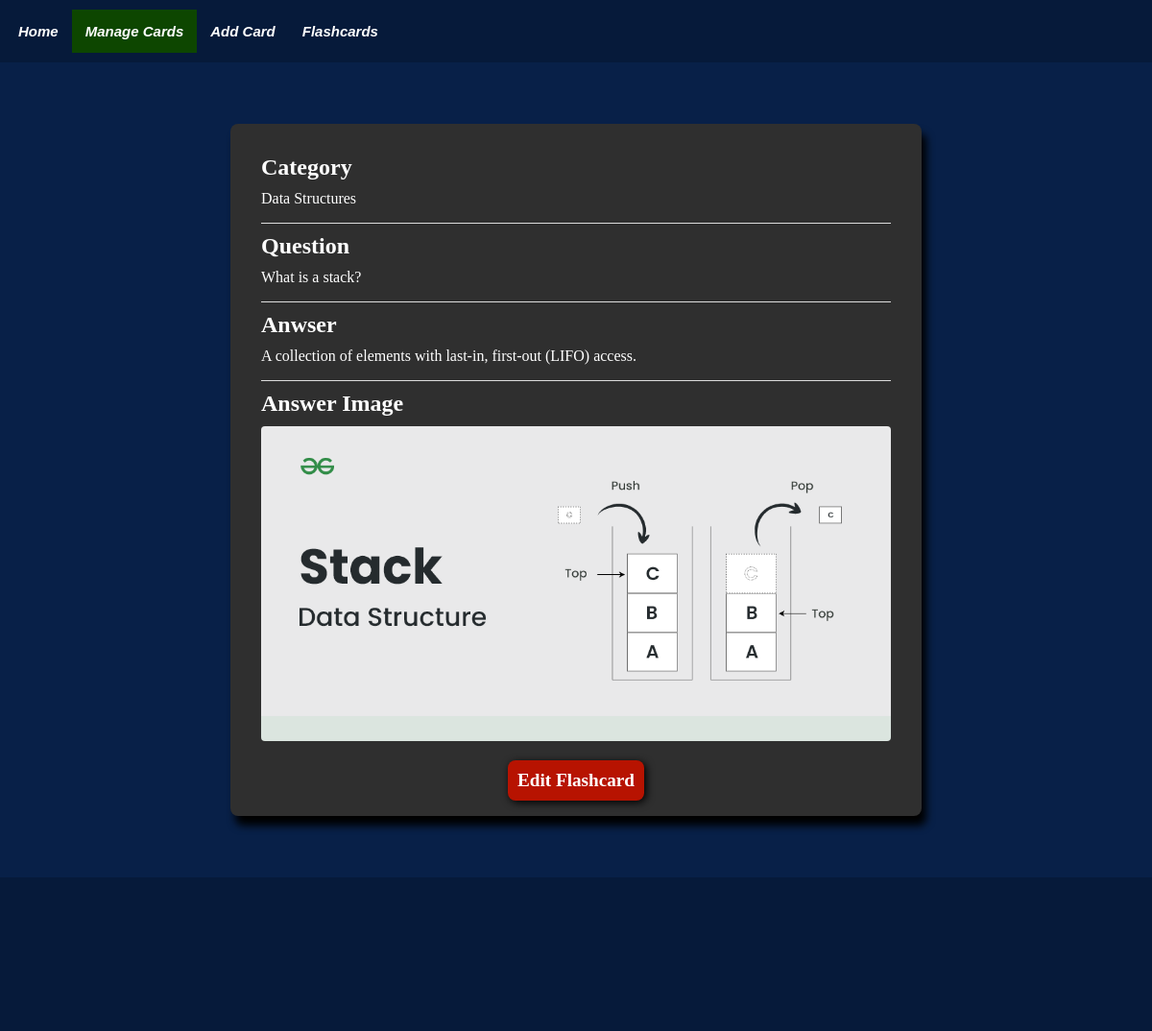
Screenshot of /view_flashcard/25 with the database file from the repository.
### tables this page shows
CREATE TABLE Flashcards(
                    cid INTEGER PRIMARY KEY AUTOINCREMENT,
                    category TEXT NOT NULL,
                    question TEXT,
                    answer TEXT,
                    qid INTEGER REFERENCES Figure(fid), 
                    aid INTEGER REFERENCES Figure(fid)
            );

CREATE TABLE Figure(
                    fid INTEGER PRIMARY KEY AUTOINCREMENT,
                    code_block TEXT,
                    code_type TEXT,
                    image_file TEXT
            );

### app.py (the view)
@app.route("/view_flashcard/<key>")
def view_flashcard_route(key):
    data = database.view_card(key=key)
    categories = database.view_allcategories()
    return render_template('view_flashcard.html', nav_id="manage-page", data=data, categories=categories)

### templates/view_flashcard.html (shortened to what this page needs)
{% extends "base.html" %}
{% block content %}
<div class="flashcard-content">
    <div class="flashcard-content-inner">
        <h2>Category</h2>
        <p>{{ data['category'] | escape }}</p>
    </div>
    <div class="flashcard-content-inner">
        <h2>Question</h2>
        <p>{{ data['question'] | escape }}</p>
    </div>
    <div class="flashcard-content-inner">
        <h2>Anwser</h2>
        <p>{{ data['answer'] | escape }}</p>
    </div>
    {% if data['a_image_file'] %}
        <div class="flashcard-content-inner">
            <h2>Answer Image</h2>
            <img class="card-image" src="{{ url_for('static', filename='images/' + data['a_image_file']) }}" alt="{{ data['a_image_file'] }}">
        </div>
    {% endif %}
    <a class="edit-btn view-btn" href="{{ url_for('edit_flashcard_route', key=data['key']) | escape }}">
        Edit Flashcard
    </a>
</div>
{% endblock %}

### static/css/base.css (style rules this page uses)
* { padding: 0; margin: 0; box-sizing: border-box; }
body { background-color: #082048; font-family: 'Times New Roman', Times, serif; width: 100%; position: relative; display: flex; flex-direction: column; min-height: 100vh; }
.card-image { border-radius: 4px; height: fit-content; max-height: 100%; max-width: 100%; }
.flashcard-content { background-color: #2f2f2f; color: #FFFFFF; box-shadow: 5px 10px 8px #000; margin: 0 auto 4rem auto; padding: 1rem; border-radius: 8px; width: 60vw; }
.flashcard-content-inner { margin: 1rem; border-top: 1px solid #ddd;; }
.flashcard-content-inner h2 { margin: 10px 0; }
.flashcard-content-inner:first-child { border-top: none; }
.edit-btn { border: none; display: block; margin: 0 auto; padding: 10px; background-color: #b71301; box-shadow: 2px 2px 8px #000; border-radius: 8px; color: #FFFFFF; font-weight: bold; font-size: larger; }
.view-btn { text-decoration: none; text-align: center; width:fit-content; }

### rows the page displays
Flashcards: category "Data Structures", question "What is a stack?", answer "A collection of elements with last-in, first-out (LIFO) access."
Figure: image_file (picture)
